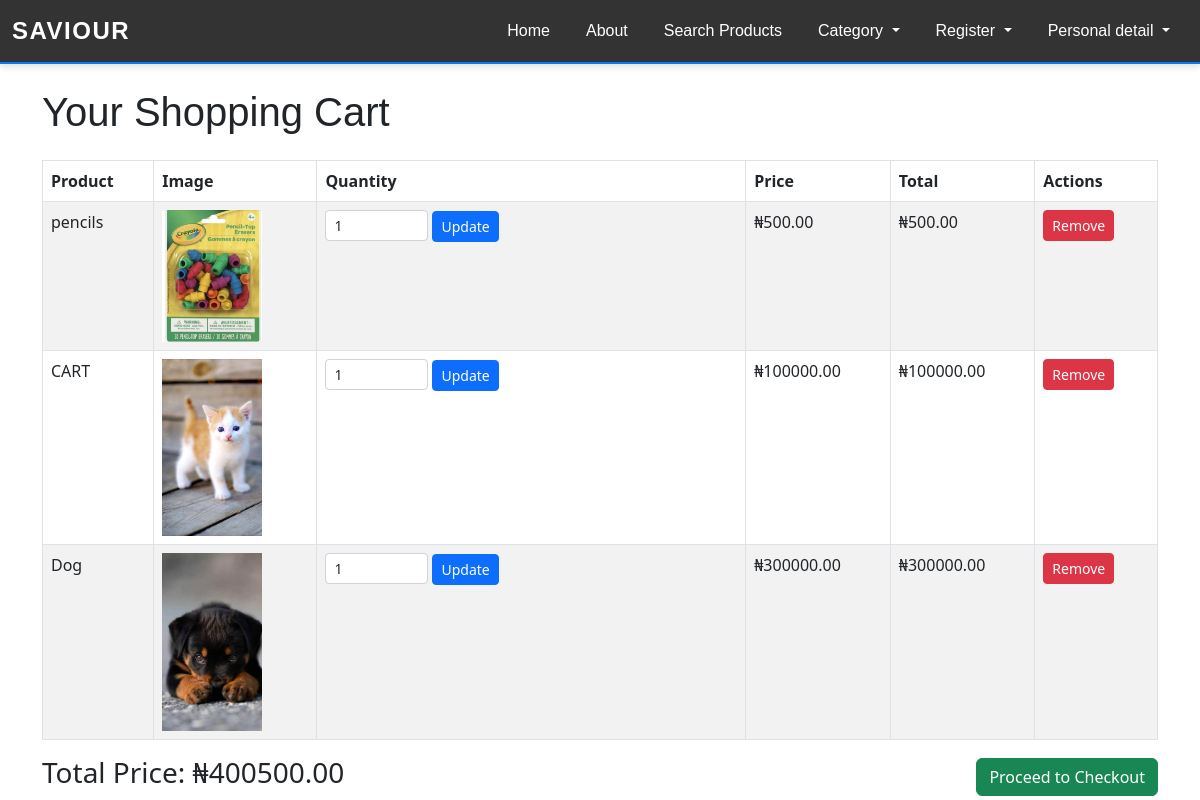
Page /cart/ (signed in) on the earlier database version.
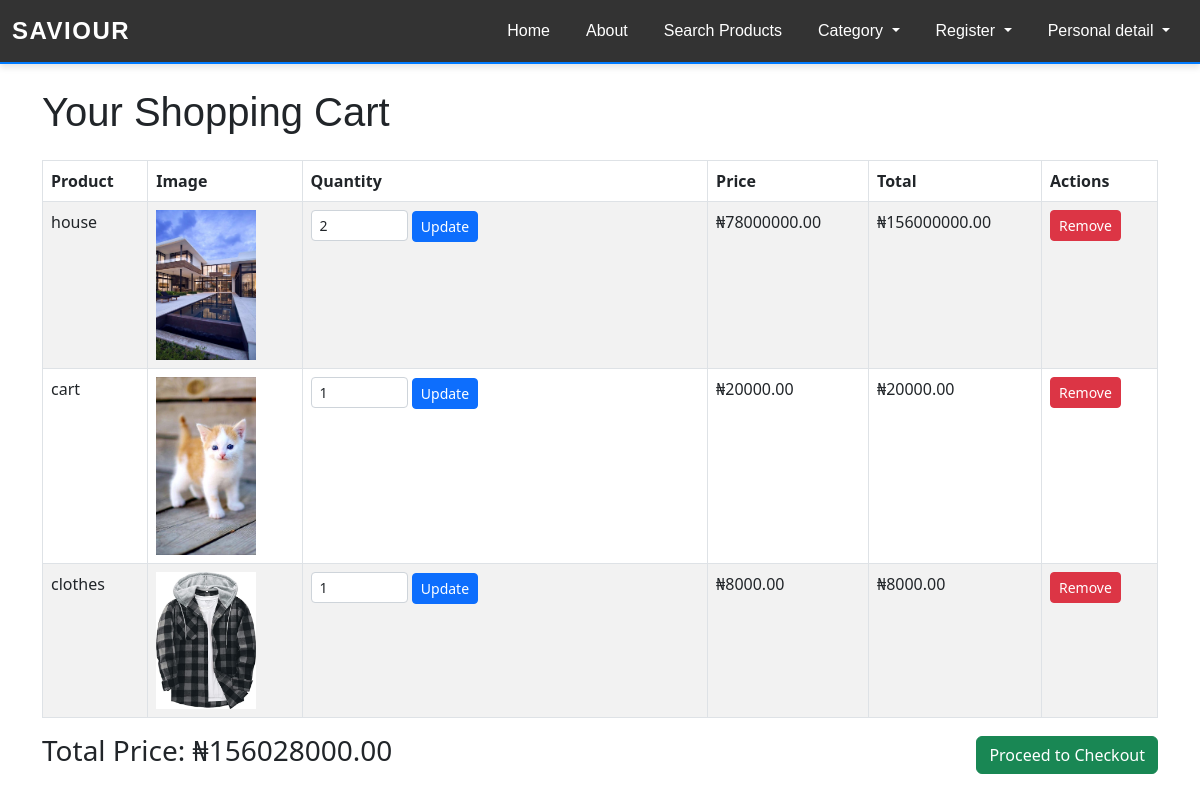
Same page on the later database version.
### myapp/models.py (models this page shows, shortened)
class CartItem(models.Model):
    cart = models.ForeignKey(Cart, on_delete=models.CASCADE, related_name='items')
    product = models.ForeignKey(Product, on_delete=models.CASCADE)
    quantity = models.PositiveIntegerField(default=1)
    def get_total_price(self):
        return self.product.price * self.quantity

class Product(models.Model):
    name = models.CharField(max_length=100)
    price = models.DecimalField(max_digits=10, decimal_places=2)
    category = models.ForeignKey(Category, on_delete=models.SET_NULL, null=True, blank=True)
    image = models.ImageField(upload_to='products/')
    description = models.TextField(blank=True, null=True)
    is_active = models.BooleanField(default=True)
    slug = models.SlugField(unique=True, default="default-slug")

### myapp/views.py (the view)
# urls.py: path('cart/', views.cart_detail, name='cart_detail'),
@login_required
def cart_detail(request):
    cart, created = Cart.objects.get_or_create(user=request.user)
    cart_items = cart.items.all()
    total_price = sum(item.get_total_price() for item in cart_items)
    context = {
        'cart_items': cart_items,
        'total_price': total_price,
    }
    return render(request, 'saviour.html', context)

### myapp/templates/saviour.html (shortened to what this page needs)
{% extends 'base.html' %}
{% block content %}
<div class="container">
    <h1 class="my-4">Your Shopping Cart</h1>
    {% if cart_items %}
    <table class="table table-bordered table-striped">
        <thead class="thead-dark">
            <tr>
                <th>Product</th>
                <th>Image</th>
                <th>Quantity</th>
                <th>Price</th>
                <th>Total</th>
                <th>Actions</th>
            </tr>
        </thead>
        <tbody>
            {% for item in cart_items %}
            <tr>
                <td>{{ item.product.name }}</td>
                <td><img src="{{ item.product.image.url }}" alt="{{ item.product.name }}" width="100"></td>
                <td>
                    <form method="post" action="{% url 'update_cart_item' item.id %}" class="d-inline">
                        <input type="number" name="quantity" value="{{ item.quantity }}" min="1" class="form-control form-control-sm d-inline w-25">
                        <button type="submit" class="btn btn-sm btn-primary">Update</button>
                    </form>
                </td>
                <td>₦{{ item.product.price }}</td>
                <td>₦{{ item.get_total_price }}</td>
                <td>
                    <a href="{% url 'remove_from_cart' item.id %}" class="btn btn-sm btn-danger">Remove</a>
                </td>
            </tr>
            {% endfor %}
        </tbody>
    </table>
    <div class="d-flex justify-content-between align-items-center">
        <h3>Total Price: ₦{{ total_price }}</h3>
        <a href="{% url 'checkout' product_id=cart_items.0.product.id %}?total_price={{ total_price }}" class="btn btn-success">
            Proceed to Checkout
        </a>
    </div>
    {% else %}
    <p>Your cart is empty.</p>
    {% endif %}
</div>
{% endblock %}

Differences in the rows shown:
removed CartItem: product.name "pencils", product.image (picture), quantity "1", product.price "500.00", get_total_price "500.00"
removed CartItem: product.name "CART", product.image (picture), quantity "1", product.price "100000.00", get_total_price "100000.00"
removed CartItem: product.name "Dog", product.image (picture), quantity "1", product.price "300000.00", get_total_price "300000.00"
now on this page (row edited): CartItem: product.name "house", product.image (picture), quantity "2", product.price "78000000.00", get_total_price "156000000.00"
now on this page (row edited): CartItem: product.name "cart", product.image (picture), quantity "1", product.price "20000.00", get_total_price "20000.00"
now on this page (row edited): CartItem: product.name "clothes", product.image (picture), quantity "1", product.price "8000.00", get_total_price "8000.00"
Other differences:
{{ total_price }}: "400500.00" → "156028000.00"
